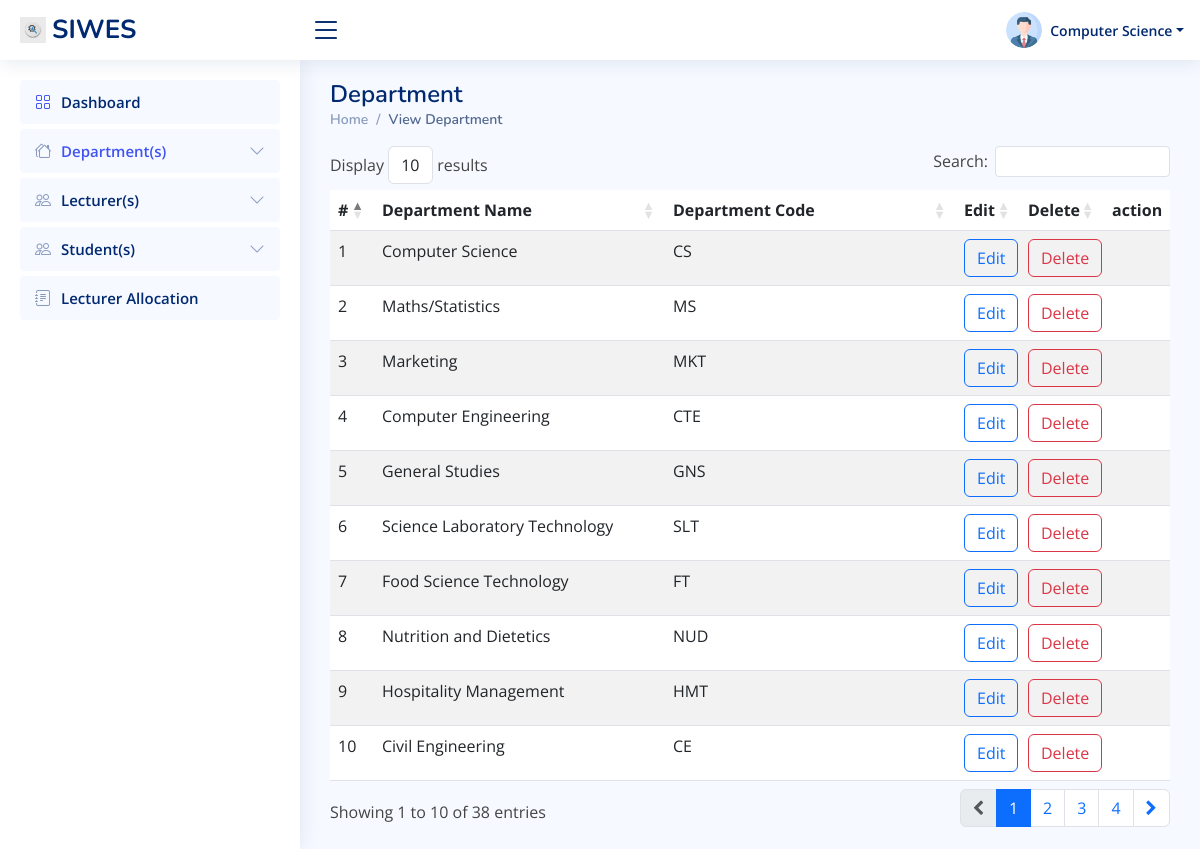
/admin/view_department.php, run on the app's committed database.
### tables this page shows
CREATE TABLE `departments` (
  `id` int(100) NOT NULL,
  `department_name` varchar(200) NOT NULL,
  `department_code` varchar(10) NOT NULL
);

### admin/includes/functions.php (called while the page is built, shortened)
<?php
function getDepartments() {
    global $conn;
    $sql = "SELECT * FROM departments ORDER BY department_name";
    $result = mysqli_query($conn, $sql);
    return $result;
}
?>

### admin/view_department.php (the view, shortened to what this page needs)
<?php
require_once './includes/header.php';
require_once './includes/functions.php';
$departments = getDepartments();
?>
<header id="header" class="header fixed-top d-flex align-items-center">
    <div class="d-flex align-items-center justify-content-between">
        <a href="index.php" class="logo d-flex align-items-center">
            <img src="assets/img/logo.jpg" alt="">
            <span class="d-none d-lg-block">SIWES</span>
        </a>
        <i class="bi bi-list toggle-sidebar-btn"></i>
    </div>
    <nav class="header-nav ms-auto">
        <ul class="d-flex align-items-center">
            <li class="nav-item dropdown pe-3">
                <a class="nav-link nav-profile d-flex align-items-center pe-0" href="#" data-bs-toggle="dropdown">
                    <img src="assets/img/profile-img.png" alt="Profile" class="rounded-circle">
                    <span class="d-none d-md-block dropdown-toggle ps-2">Computer Science</span>
                </a>
            </li>
        </ul>
    </nav>
</header>
<aside id="sidebar" class="sidebar">
    <ul class="sidebar-nav" id="sidebar-nav">
        <li class="nav-item">
            <a class="nav-link" style="color: #012970;" href="index.php">
                <i class="bi bi-grid"></i>
                <span>Dashboard</span>
            </a>
        </li>
        <li class="nav-item">
            <a class="nav-link collapsed" style="font-size: 15px; color: #4154f1;" data-bs-target="#components-nav"
                data-bs-toggle="collapse" href="#">
                <i class="bi bi-houses"></i><span>Department(s)</span><i class="bi bi-chevron-down ms-auto"></i>
            </a>
        </li>
        <li class="nav-item">
            <a class="nav-link collapsed" data-bs-target="#forms-nav" data-bs-toggle="collapse" href="#">
                <i class="bi bi-people"></i><span>Lecturer(s)</span><i class="bi bi-chevron-down ms-auto"></i>
            </a>
        </li>
        <li class="nav-item">
            <a class="nav-link collapsed" data-bs-target="#tables-nav" data-bs-toggle="collapse" href="#">
                <i class="bi bi-people"></i><span>Student(s)</span><i class="bi bi-chevron-down ms-auto"></i>
            </a>
        </li>
        <li class="nav-item">
            <a class="nav-link collapsed" href="allocate.php">
                <i class="bi bi-journal-text"></i>
                <span>Lecturer Allocation</span>
            </a>
        </li>
    </ul>
</aside>
<main id="main" class="main">
    <div class="pagetitle">
        <h1>Department</h1>
        <nav>
            <ol class="breadcrumb">
                <li class="breadcrumb-item"><a href="index.php">Home</a></li>
                <li class="breadcrumb-item active">View Department</li>
            </ol>
        </nav>
    </div>
    <section class="section dashboard">
        <div class="row">
            <div class="col-lg-12">
                <div class="row">
                    <table id="example" class="table table-striped" style="width:100%">
                        <thead>
                            <tr>
                                <th style="width: 10px;">#</th>
                                <th>Department Name</th>
                                <th>Department Code</th>
                                <th style="width: 30px;">Edit</th>
                                <th style="width: 50px;">Delete</th>
                                <th style="width: 50px;">action</th>
                            </tr>
                        </thead>
                        <tbody>
                            <?php
                            foreach($departments as $department) {
                                echo ' <tr>
                                <td>'.$department['id'].'</td>
                                <td>'.$department['department_name'].'</td>
                                <td>'.$department['department_code'].'</td>
                                <td><a class="btn btn-outline-primary" href="departmemt.php?edit='.$department['id'].'">Edit</a></td>
                                <td><a class="btn btn-outline-danger" href="departmemt.php?delete='.$department['id'].'">Delete</a></td>
                                <td></td>
                            </tr>';
                            }
                            ?>
                        </tbody>
                    </table>
                </div>
            </div>
        </div>
    </section>
</main>
<?php require_once './includes/footer.php'; ?>

### admin/assets/css/style.css (style rules this page uses)
:root { scroll-behavior: smooth; }
body { font-family: "Open Sans", sans-serif; background: #f6f9ff; color: #444444; }
a { color: #4154f1; text-decoration: none; }
h1, h2, h3, h4, h5, h6 { font-family: "Nunito", sans-serif; }
#main { margin-top: 60px; padding: 20px 30px; transition: all 0.3s; }
.pagetitle { margin-bottom: 10px; }
.pagetitle h1 { font-size: 24px; margin-bottom: 0; font-weight: 600; color: #012970; }
.breadcrumb { font-size: 14px; font-family: "Nunito", sans-serif; color: #899bbd; font-weight: 600; }
.breadcrumb a { color: #899bbd; transition: 0.3s; }
.breadcrumb .breadcrumb-item::before { color: #899bbd; }
.breadcrumb .active { color: #51678f; font-weight: 600; }
.logo { line-height: 1; }
@media (min-width: 1200px) { .logo { width: 280px; } }
.logo img { max-height: 26px; margin-right: 6px; }
.logo span { font-size: 26px; font-weight: 700; color: #012970; font-family: "Nunito", sans-serif; }
.header { transition: all 0.5s; z-index: 997; height: 60px; box-shadow: 0px 2px 20px rgba(1, 41, 112, 0.1); background-color: #fff; padding-left: 20px; }
.header .toggle-sidebar-btn { font-size: 32px; padding-left: 10px; cursor: pointer; color: #012970; }
.header-nav ul { list-style: none; }
.header-nav > ul { margin: 0; padding: 0; }
.header-nav .nav-profile { color: #012970; }
.header-nav .nav-profile img { max-height: 36px; }
.header-nav .nav-profile span { font-size: 14px; font-weight: 600; }
.sidebar { position: fixed; top: 60px; left: 0; bottom: 0; width: 300px; z-index: 996; transition: all 0.3s; padding: 20px; overflow-y: auto; scrollbar-width: thin; scrollbar-color: #aab7cf transparent; box-shadow: 0px 0px 20px rgba(1, 41, 112, 0.1); background-color: #fff; }
@media (min-width: 1200px) { #main, #footer { margin-left: 300px; } }
.sidebar-nav { padding: 0; margin: 0; list-style: none; }
.sidebar-nav li { padding: 0; margin: 0; list-style: none; }
.sidebar-nav .nav-item { margin-bottom: 5px; }
.sidebar-nav .nav-link { display: flex; align-items: center; font-size: 15px; font-weight: 600; color: #4154f1; transition: 0.3; background: #f6f9ff; padding: 10px 15px; border-radius: 4px; }
.sidebar-nav .nav-link i { font-size: 16px; margin-right: 10px; color: #4154f1; }
.sidebar-nav .nav-link.collapsed { color: #012970; background: #f6f9ff; }
.sidebar-nav .nav-link.collapsed i { color: #899bbd; }
.sidebar-nav .nav-link .bi-chevron-down { margin-right: 0; transition: transform 0.2s ease-in-out; }
@media only screen and (min-width: 768px) { .table { table-layout: fixed; max-width: 100% !important; } }
thead { background: #ddd; }
.table td:nth-child(2) { overflow: hidden; text-overflow: ellipsis; }

### data on the page
departments: id "10", department_name "Civil Engineering", department_code "CE"
departments: id "4", department_name "Computer Engineering", department_code "CTE"
departments: id "1", department_name "Computer Science", department_code "CS"
departments: id "7", department_name "Food Science Technology", department_code "FT"
departments: id "5", department_name "General Studies", department_code "GNS"
departments: id "9", department_name "Hospitality Management", department_code "HMT"
departments: id "3", department_name "Marketing", department_code "MKT"
departments: id "2", department_name "Maths/Statistics", department_code "MS"
departments: id "8", department_name "Nutrition and Dietetics", department_code "NUD"
departments: id "6", department_name "Science Laboratory Technology", department_code "SLT"
